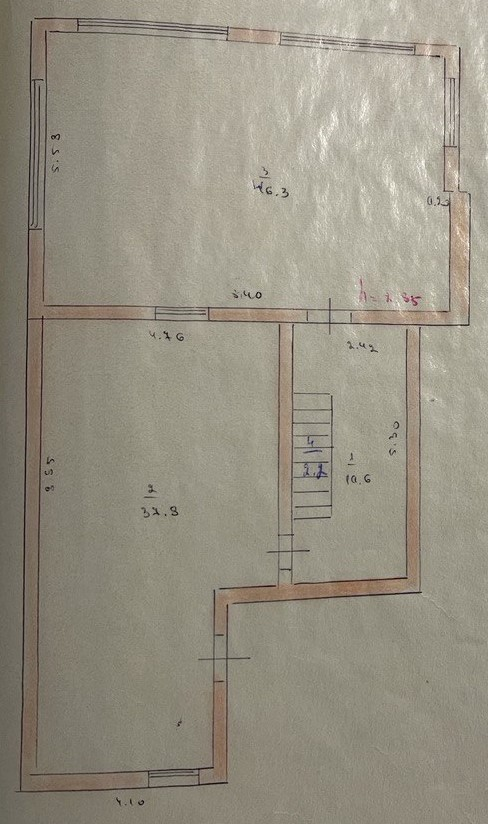
#> input picture 1.jpeg, 488 x 824 px
$ python -i walls.py   (imports and definitions only)
#> lines starting #> are read from the running program, lines starting #| are printed output that depends on the picture
"""Wall detection: detect wall segments and pair parallel lines into walls."""

from __future__ import annotations

import cv2
import numpy as np
from typing import List, Optional, Tuple
from .floorplan_types import LineSegment, Wall


class WallConfig:
    """Configuration for wall detection."""

    # Hough line detection: make these much stricter for noisy phone photos
    HOUGH_THRESHOLD = 80
    HOUGH_MIN_LENGTH = 80
    HOUGH_MAX_GAP = 5

    # Merge tolerances
    ANGLE_TOLERANCE = 7.0          # degrees
    COLINEAR_DISTANCE = 12.0       # px
    ENDPOINT_GAP = 25.0            # px

    # Wall pairing tolerances
    MIN_WALL_THICKNESS = 6.0       # px
    MAX_WALL_THICKNESS = 60.0      # px
    MIN_OVERLAP_RATIO = 0.35       # overlap / min(len1, len2)
    MIN_OVERLAP_ABS = 30.0         # px

    # Orientation filter for architectural plans
    ORTHOGONAL_TOL = 7.0           # keep only near 0/90/180 degrees

    # Confidence
    BASE_CONFIDENCE = 0.75


def normalize_angle(angle_deg: float) -> float:
    """Normalize angle to [0, 180)."""
    angle = angle_deg % 180.0
    if angle < 0:
        angle += 180.0
    return angle


def angle_diff(a: float, b: float) -> float:
    """Smallest absolute difference between two angles in [0,180)."""
    d = abs(normalize_angle(a) - normalize_angle(b))
    return min(d, 180.0 - d)


def is_orthogonal_angle(angle_deg: float, tol: float) -> bool:
    """Keep only near-horizontal or near-vertical lines."""
    a = normalize_angle(angle_deg)
    return (
        a < tol
        or abs(a - 90.0) < tol
        or abs(a - 180.0) < tol
    )


def segment_direction(seg: LineSegment) -> np.ndarray:
    """Unit direction vector along segment."""
    dx = seg.x2 - seg.x1
    dy = seg.y2 - seg.y1
    length = np.hypot(dx, dy)
    if length < 1e-6:
        return np.array([1.0, 0.0], dtype=float)
    return np.array([dx / length, dy / length], dtype=float)


def segment_normal(seg: LineSegment) -> np.ndarray:
    """Unit normal vector to segment."""
    d = segment_direction(seg)
    return np.array([-d[1], d[0]], dtype=float)


def point_to_line_distance(point: np.ndarray, seg: LineSegment) -> float:
    """Perpendicular distance from point to infinite line through segment."""
    p = np.array([point[0], point[1]], dtype=float)
    a = np.array([seg.x1, seg.y1], dtype=float)
    n = segment_normal(seg)
    return abs(np.dot(p - a, n))


def segment_midpoint(seg: LineSegment) -> np.ndarray:
    return np.array([(seg.x1 + seg.x2) / 2.0, (seg.y1 + seg.y2) / 2.0], dtype=float)


def project_segment_to_axis(
    seg: LineSegment,
    origin: np.ndarray,
    axis_dir: np.ndarray
) -> Tuple[float, float]:
    """Project segment endpoints onto a given axis."""
    p1 = np.array([seg.x1, seg.y1], dtype=float)
    p2 = np.array([seg.x2, seg.y2], dtype=float)
    t1 = float(np.dot(p1 - origin, axis_dir))
    t2 = float(np.dot(p2 - origin, axis_dir))
    return (min(t1, t2), max(t1, t2))


def overlap_1d(a1: float, a2: float, b1: float, b2: float) -> float:
    """Length of overlap between intervals [a1,a2] and [b1,b2]."""
    return max(0.0, min(a2, b2) - max(a1, b1))


# [15 lines left out: function endpoints_close, not called in this run]


def can_merge_colinear(seg1: LineSegment, seg2: LineSegment) -> bool:
    """Check if two segments are approximately colinear and close enough to merge."""
    if angle_diff(seg1.angle, seg2.angle) > WallConfig.ANGLE_TOLERANCE:
        return False

    # Distance from each midpoint to the other's infinite line
    mid1 = segment_midpoint(seg1)
    mid2 = segment_midpoint(seg2)

    d1 = point_to_line_distance(mid1, seg2)
    d2 = point_to_line_distance(mid2, seg1)
    if max(d1, d2) > WallConfig.COLINEAR_DISTANCE:
        return False

    # Check projected gap/overlap along common direction
    axis_dir = segment_direction(seg1)
    origin = np.array([seg1.x1, seg1.y1], dtype=float)

    s1a, s1b = project_segment_to_axis(seg1, origin, axis_dir)
    s2a, s2b = project_segment_to_axis(seg2, origin, axis_dir)

    ov = overlap_1d(s1a, s1b, s2a, s2b)
    gap = max(0.0, max(s1a, s2a) - min(s1b, s2b))

    return ov > 0 or gap <= WallConfig.ENDPOINT_GAP or endpoints_close(seg1, seg2, WallConfig.ENDPOINT_GAP)


def merge_two_segments(seg1: LineSegment, seg2: LineSegment) -> LineSegment:
    """Merge two approximately colinear segments into one longer segment."""
    axis_dir = segment_direction(seg1)
    origin = np.array([seg1.x1, seg1.y1], dtype=float)

    points = np.array(
        [
            [seg1.x1, seg1.y1],
            [seg1.x2, seg1.y2],
            [seg2.x1, seg2.y1],
            [seg2.x2, seg2.y2],
        ],
        dtype=float,
    )

    ts = [float(np.dot(p - origin, axis_dir)) for p in points]
    t_min = min(ts)
    t_max = max(ts)

    # Estimate average normal offset to stabilize against noise
    n = np.array([-axis_dir[1], axis_dir[0]], dtype=float)
    offsets = [float(np.dot(p - origin, n)) for p in points]
    mean_offset = float(np.mean(offsets))

    p_start = origin + t_min * axis_dir + mean_offset * n
    p_end = origin + t_max * axis_dir + mean_offset * n

    length = float(np.linalg.norm(p_end - p_start))
    angle = normalize_angle(np.degrees(np.arctan2(p_end[1] - p_start[1], p_end[0] - p_start[0])))

    return LineSegment(
        x1=float(p_start[0]),
        y1=float(p_start[1]),
        x2=float(p_end[0]),
        y2=float(p_end[1]),
        length=length,
        angle=angle,
    )


def merge_colinear_segments(segments: List[LineSegment]) -> List[LineSegment]:
    """
    Merge approximately colinear segments.
    Repeats until convergence because one-pass neighbor merge is unstable on noisy data.
    """
    if not segments:
        return []

    merged = segments[:]
    changed = True

    while changed:
        changed = False
        used = [False] * len(merged)
        new_segments: List[LineSegment] = []

        for i in range(len(merged)):
            if used[i]:
                continue

            current = merged[i]
            used[i] = True

            merged_any = True
            while merged_any:
                merged_any = False
                for j in range(len(merged)):
                    if used[j]:
                        continue
                    if can_merge_colinear(current, merged[j]):
                        current = merge_two_segments(current, merged[j])
                        used[j] = True
                        merged_any = True
                        changed = True

            new_segments.append(current)

        merged = new_segments

    return merged


def detect_wall_segments(binary_img: np.ndarray) -> List[LineSegment]:
    """
    Detect candidate wall line segments using Hough transform.
    Expects binary image with foreground lines as white on black.
    """
    if binary_img is None or binary_img.size == 0:
        return []

    # Ensure 8-bit single channel
    img = binary_img
    if len(img.shape) == 3:
        img = cv2.cvtColor(img, cv2.COLOR_BGR2GRAY)

    # If background is white and lines are black, invert.
    # Heuristic: if mean is high, likely white background.
    if float(np.mean(img)) > 127:
        img = cv2.bitwise_not(img)

    # Mild cleanup to reduce isolated noise
    kernel = cv2.getStructuringElement(cv2.MORPH_RECT, (3, 3))
    cleaned = cv2.morphologyEx(img, cv2.MORPH_OPEN, kernel, iterations=1)

    # Hough directly on binary foreground works fine here
    lines = cv2.HoughLinesP(
        cleaned,
        rho=1,
        theta=np.pi / 180,
        threshold=WallConfig.HOUGH_THRESHOLD,
        minLineLength=WallConfig.HOUGH_MIN_LENGTH,
        maxLineGap=WallConfig.HOUGH_MAX_GAP,
    )

    if lines is None:
        return []

    segments: List[LineSegment] = []

    for line in lines[:, 0]:
        x1, y1, x2, y2 = map(float, line)
        dx = x2 - x1
        dy = y2 - y1
        length = float(np.hypot(dx, dy))

        if length < WallConfig.HOUGH_MIN_LENGTH:
            continue

        angle = normalize_angle(np.degrees(np.arctan2(dy, dx)))

        # Hard architectural prior: keep only near-horizontal / near-vertical
        if not is_orthogonal_angle(angle, WallConfig.ORTHOGONAL_TOL):
            continue

        segments.append(
            LineSegment(
                x1=x1,
                y1=y1,
                x2=x2,
                y2=y2,
                length=length,
                angle=angle,
            )
        )

    # Merge fragmented pieces of the same physical line
    segments = merge_colinear_segments(segments)

    # One more length filter after merge
    segments = [s for s in segments if s.length >= WallConfig.HOUGH_MIN_LENGTH]

    return segments


# [170 lines left out: functions can_pair_parallel, create_wall_from_pair, pair_parallel_lines, detect_walls, not called in this run]

>>> import cv2
>>> picture = cv2.imread('../../1.jpeg', cv2.IMREAD_GRAYSCALE)
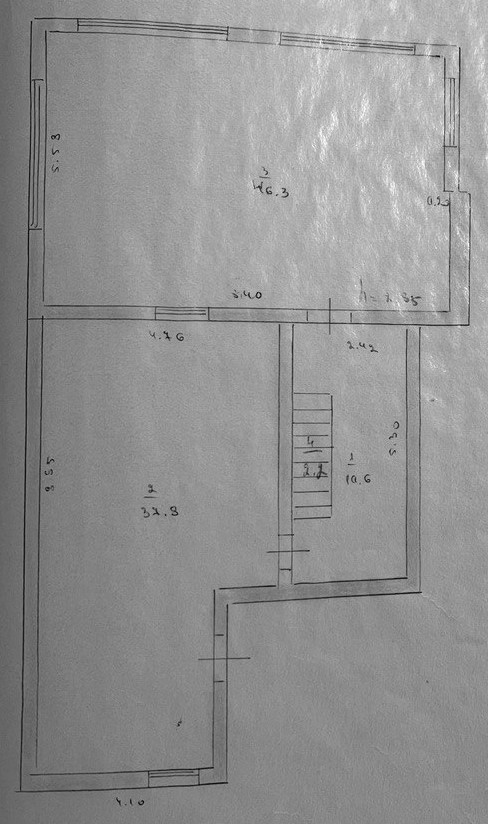
#> picture: shape (824, 488); min 3, max 255, mean 145.7
>>> result = detect_wall_segments(picture)
#> in detect_wall_segments, `img = cv2.bitwise_not(img)`:
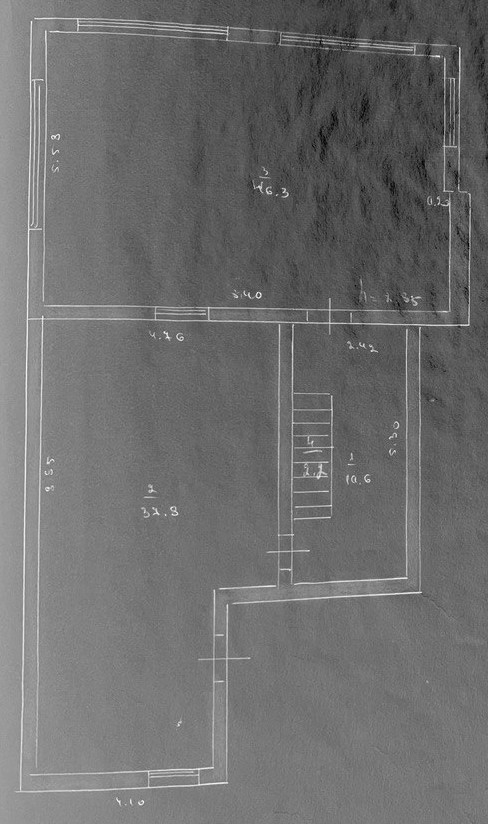
#> img: shape (824, 488); min 0, max 252, mean 109.3
#> in detect_wall_segments, `cleaned = cv2.morphologyEx(img, cv2.MORPH_OPEN, kernel, iterations=1)`:
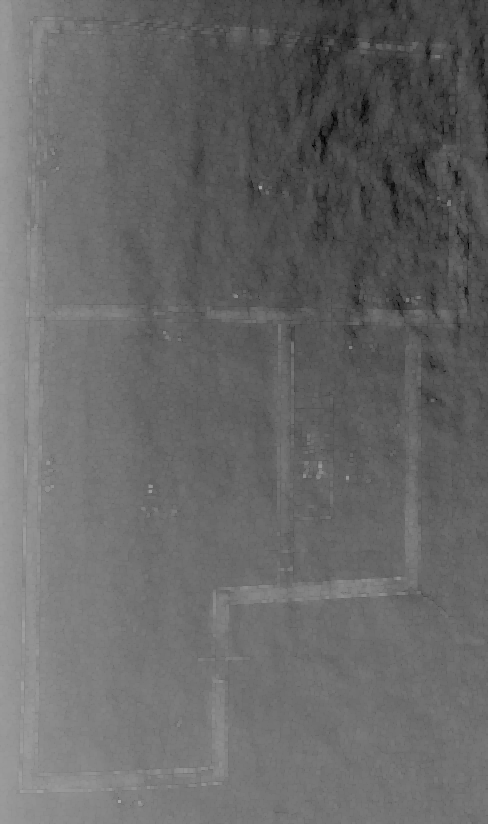
#> cleaned: shape (824, 488); min 0, max 167, mean 103.4
#> in detect_wall_segments, `lines = cv2.HoughLinesP( cleaned, rho=1, theta=np.pi / 180, threshold=..`: lines = 514 rows, first 6: [0, 817, 487, 67], [0, 779, 363, 0], [78, 0, 314, 823], [182, 0, 434, 823], [0, 530, 487, 43], [143, 0, 395, 823]
#> the loop in detect_wall_segments, `for line in lines[:, 0]:` made 514 passes
#> (x1, y1, x2, y2, dx, dy, length) on passes 1 to 3: (0, 817, 487, 67, 487, -750, 894.2), (0, 779, 363, 0, 363, -779, 859.4), (78, 0, 314, 823, 236, 823, 856.2)
#> after the loop in detect_wall_segments, `for line in lines[:, 0]:`: segments = 143 items
#> the loop in merge_colinear_segments, `while changed:` made 2 passes
